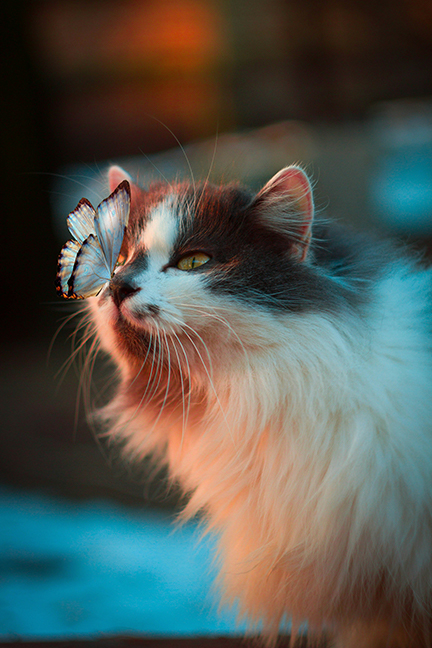
#> input picture testimg/meow_400p.jpg, 432 x 648 px
$ python B1.py
#> lines starting #> are read from the running program, lines starting #| are printed output that depends on the picture
import cv2
import numpy as np

img = cv2.imread('./testimg/meow_400p.jpg', 0)
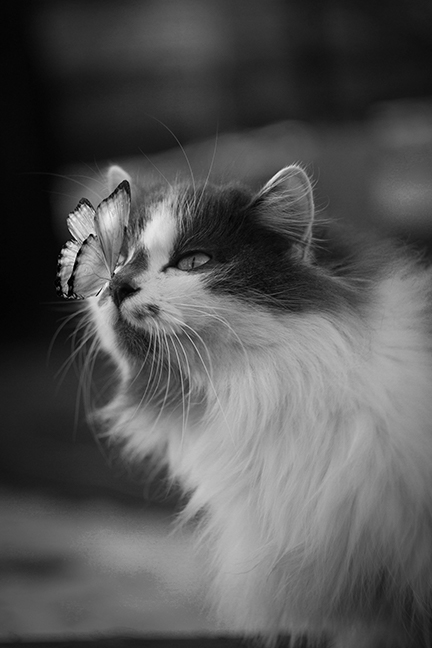
#> img: shape (648, 432); min 0, max 249, mean 85

kernel = np.ones((5, 5), np.uint8)

dilation = cv2.dilate(img, kernel, iterations=2)
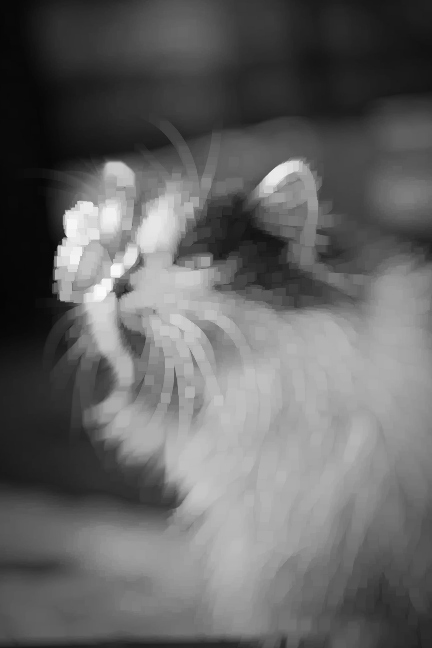
#> dilation: shape (648, 432); min 5, max 249, mean 99.8

erosion = cv2.erode(img, kernel, iterations=2)
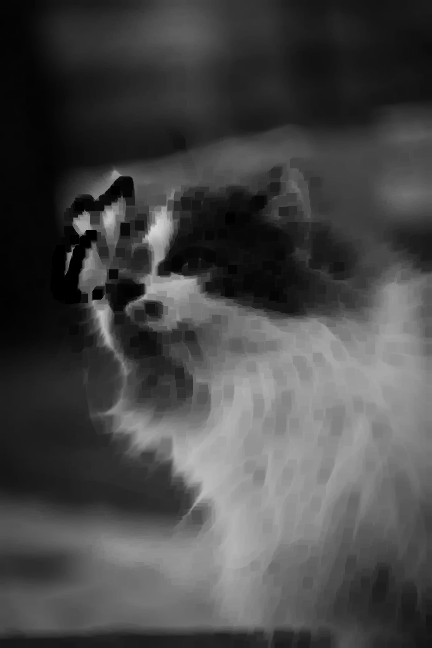
#> erosion: shape (648, 432); min 0, max 212, mean 70.7

opening = cv2.morphologyEx(img, cv2.MORPH_OPEN, kernel, iterations=2)
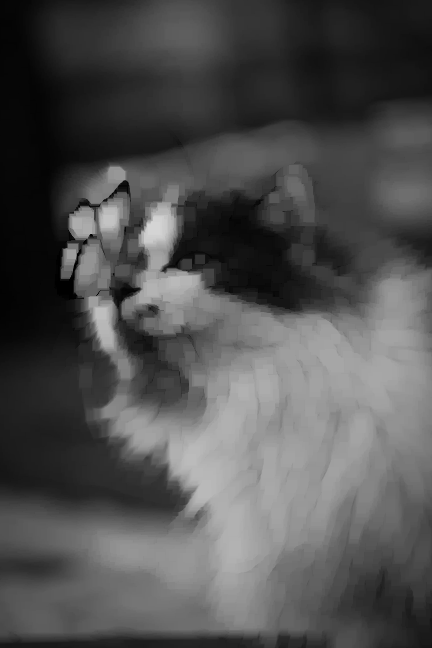
#> opening: shape (648, 432); min 0, max 212, mean 79.7

closing = cv2.morphologyEx(img, cv2.MORPH_CLOSE, kernel, iterations=2)
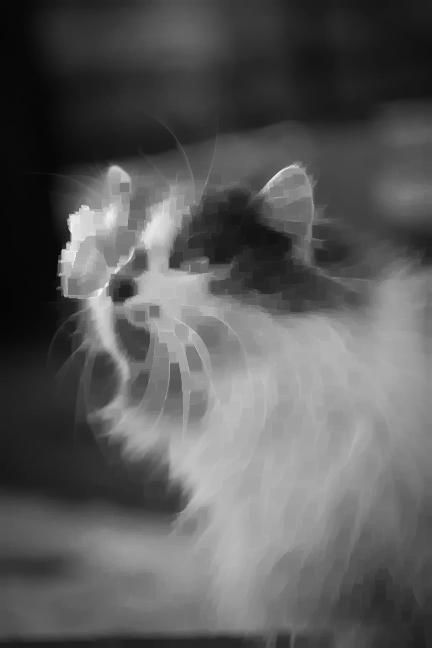
#> closing: shape (648, 432); min 5, max 249, mean 90.6

cv2.imshow('Original', img)
cv2.imshow('Dilation', dilation)
cv2.imshow('Erosion', erosion)
cv2.imshow('Open', dilation)
cv2.imshow('Close', erosion)
cv2.waitKey(0)
cv2.destroyAllWindows()

$ run again, with testimg/meow2_400p.jpg copied over testimg/meow_400p.jpg
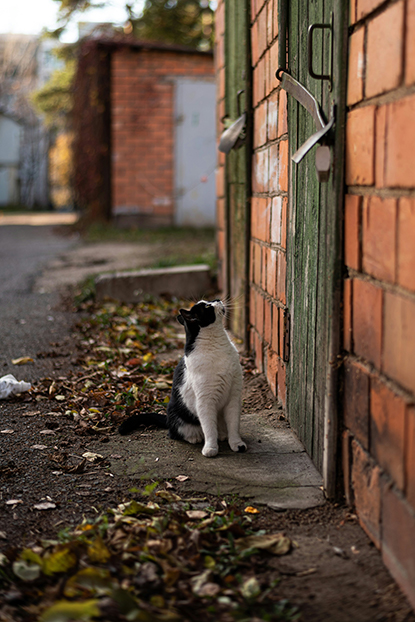
#> input picture testimg/meow2_400p.jpg, 415 x 622 px
#> `opening = cv2.morphologyEx(img, cv2.MORPH_OPEN, kernel, iterations=2)`:
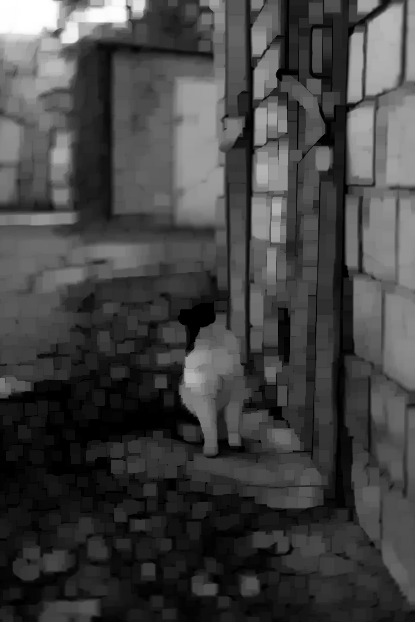
#> opening: shape (622, 415); min 0, max 255, mean 66.9
#> `closing = cv2.morphologyEx(img, cv2.MORPH_CLOSE, kernel, iterations=2)`:
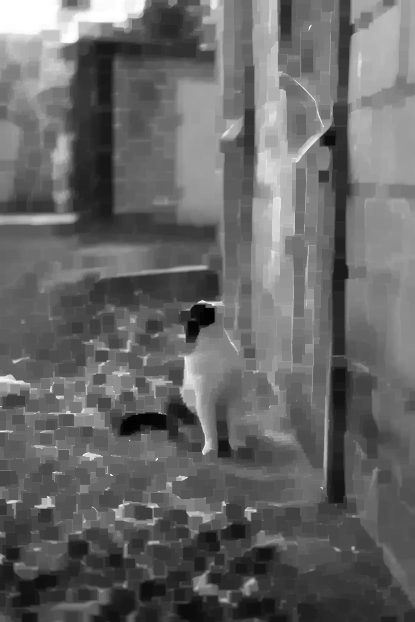
#> closing: shape (622, 415); min 2, max 255, mean 102.8
